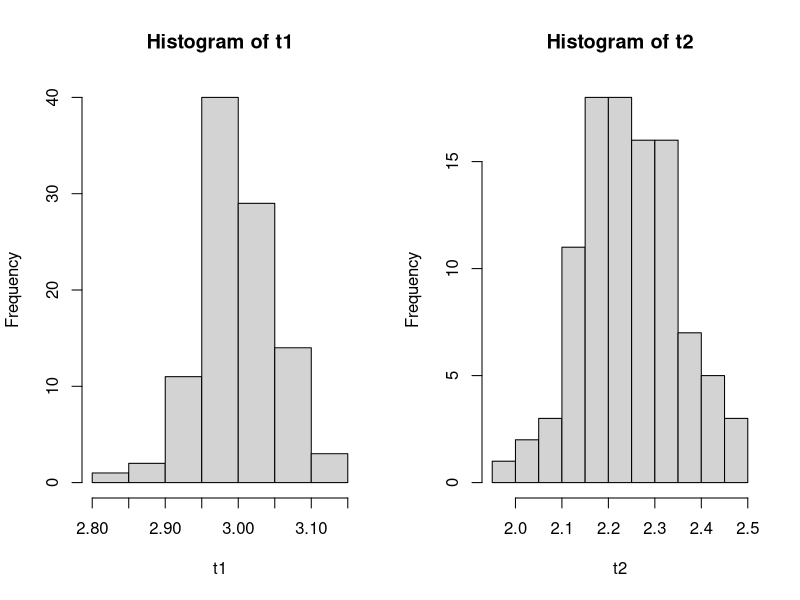
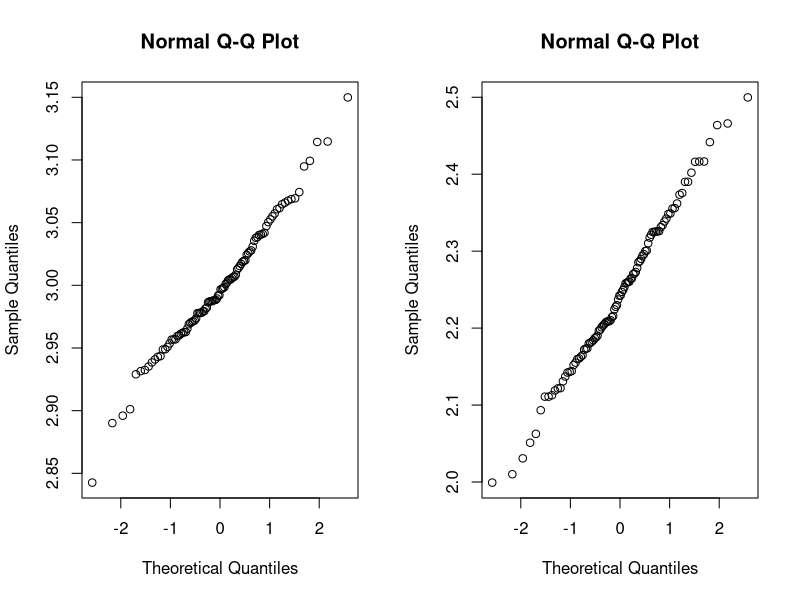
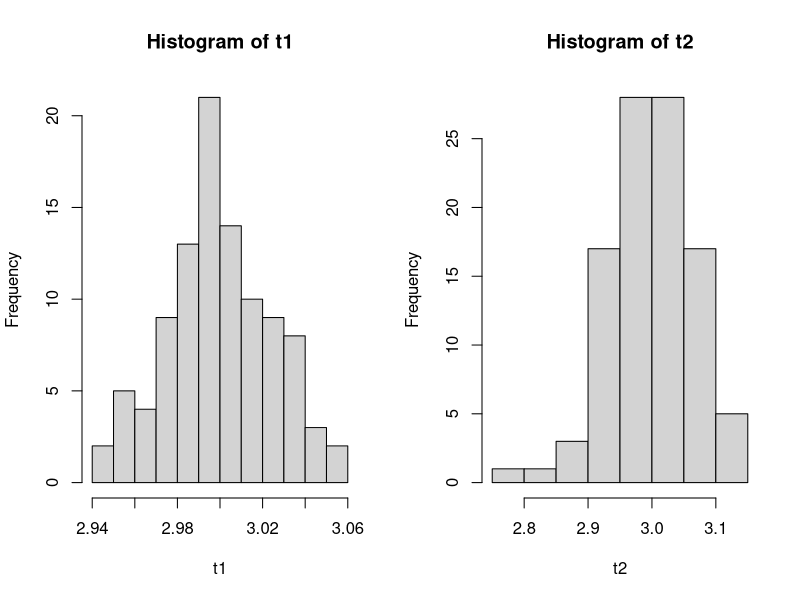
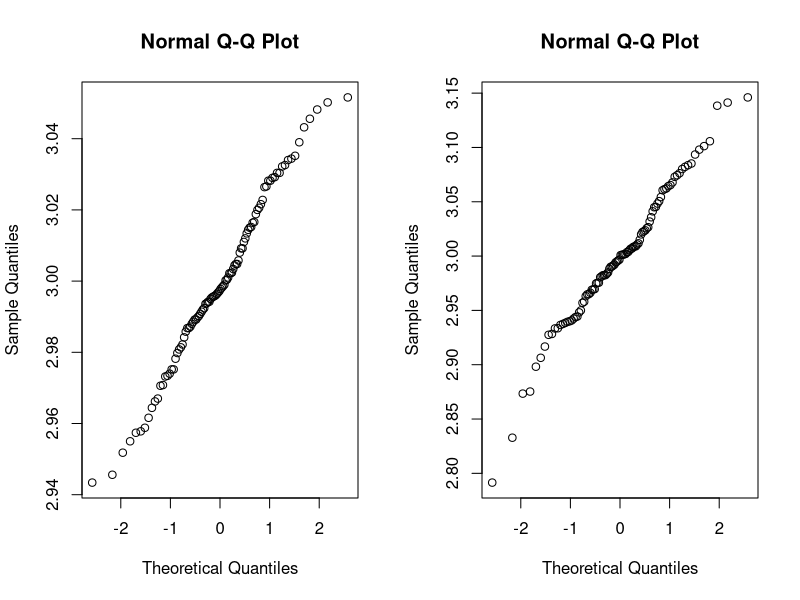
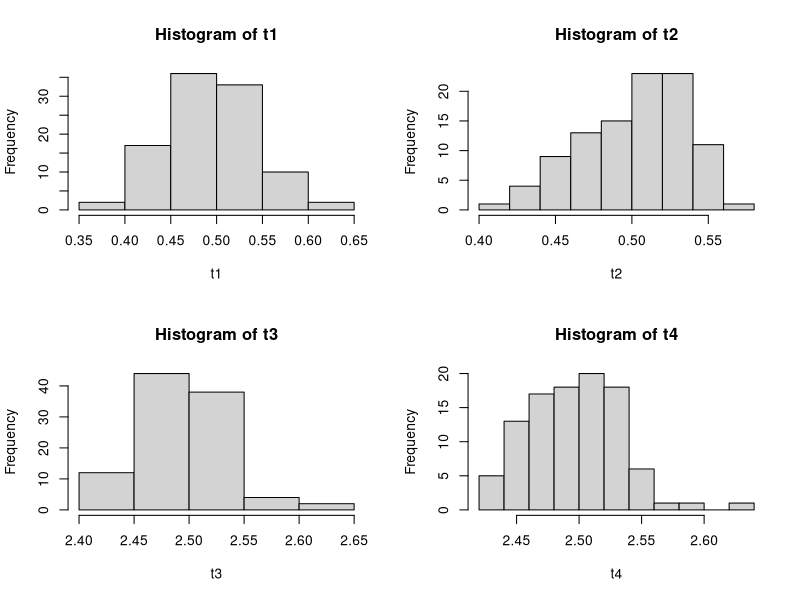
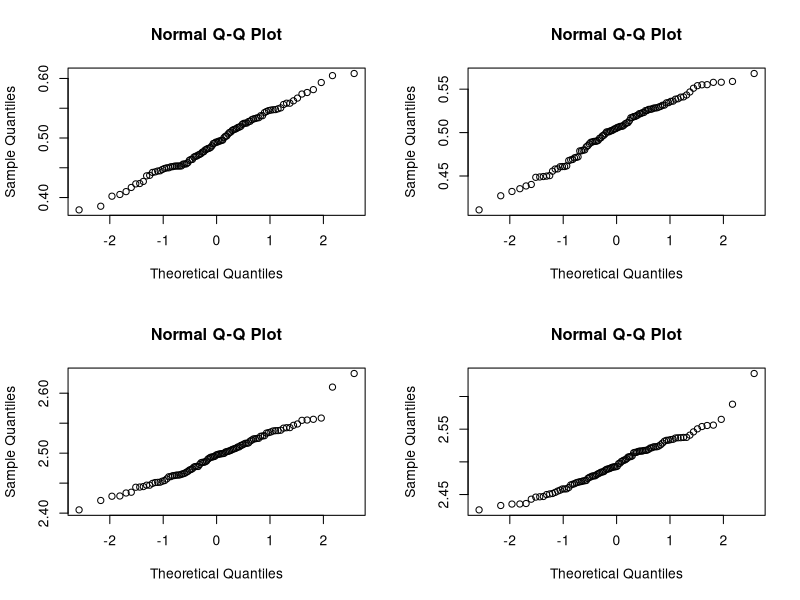
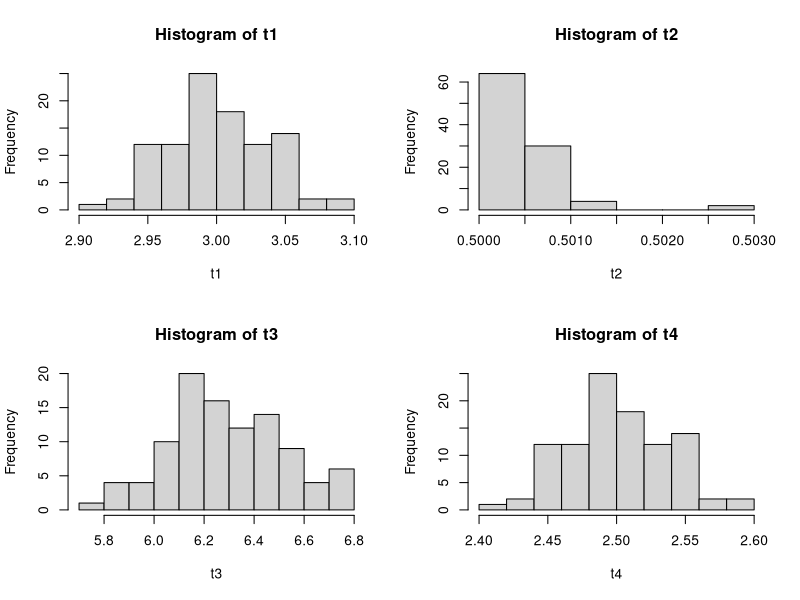
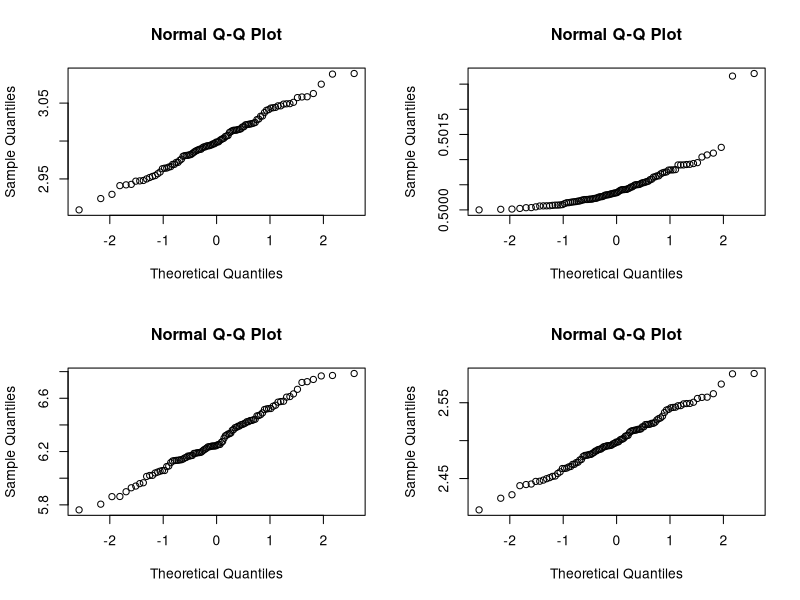

Write the R code that produced these figures, in order.
#Que1 
#simulation study:
mu=3;
sigma=1.5;eps=.1
est_t1_prob=0;est_t2_prob=0;
n=c(10,50,100,500,1000)
for (i in 1:length(n))
{
  x=matrix(rnorm(n[i]*100,mu,sigma),100,n[i])
  t1=apply(x,1,mean)
  t2=apply(x,1,var)
  est_t1_prob[i]=mean(abs(t1-mu)<eps)
  est_t2_prob[i]=mean(abs(t2-sigma^2)<eps)
}
data.frame('sample size'=n,est_t1_prob,est_t2_prob)
par(mfrow=c(1,2))
hist(t1)
hist(t2)
qqnorm(t1);qqnorm(t2);


#Que2
rm(list=ls())
#simulation study:
lambda=3;
eps=0.5
est_t1_prob=0;est_t2_prob=0;
n=c(10,50,100,500,1000,5000)
for (i in 1:length(n))
{
  x=matrix(rpois(n[i]*100,lambda = lambda),100,n[i])
  t1=apply(x,1,mean)
  t2=apply(x,1,var)
  est_t1_prob[i]=mean(abs(t1-lambda)<eps)
  est_t2_prob[i]=mean(abs(t2-lambda)<eps)
}
data.frame('sample size'=n,est_t1_prob,est_t2_prob)
par(mfrow=c(1,2))
hist(t1)
hist(t2)
qqnorm(t1);qqnorm(t2);


#Que3
rm(list=ls())
#simulation study:
sigma=2.5;mu=0.5;
eps=0.5
est_t1_prob=0;est_t2_prob=0;est_t3_prob=0;est_t4_prob=0;
n=c(10,50,100,500,1000,5000)
for (i in 1:length(n))
{
  y=matrix(runif(n[i]*100,0,1),100,n[i])
  x=ifelse(y<=0.5,mu+log(2*y)*sigma,mu-log(2-2*y)*sigma)
  t1=apply(x,1,mean)
  t2=apply(x,1,median)
  m_2=apply(x,1,var)
  t3=sqrt(m_2/2)
  t4=apply(abs(x-t1),1,mean)
  est_t1_prob[i]=mean(abs(t1-mu)<eps)
  est_t2_prob[i]=mean(abs(t2-mu)<eps)
  est_t3_prob[i]=mean(abs(t3-sigma)<eps)
  est_t4_prob[i]=mean(abs(t4-sigma)<eps)
  
}
data.frame('sample size'=n,est_t1_prob,est_t2_prob,est_t3_prob,est_t4_prob)
par(mfrow=c(2,2))
hist(t1);hist(t2);hist(t3);hist(t4)
par(mfrow=c(2,2))
qqnorm(t1);qqnorm(t2);qqnorm(t3);qqnorm(t4);



##Que.4 
rm(list=ls())
#simulation study:
sigma=2.5;mu=0.5;
eps=0.5
est_t1_prob=0;est_t2_prob=0;est_t3_prob=0;est_t4_prob=0;
n=c(10,50,100,500,1000,5000)
for (i in 1:length(n))
{
  y=matrix(runif(n[i]*100,0,1),100,n[i])
  x=mu-sigma*log(1-y)
  t1=apply(x,1,mean)
  t2=apply(x,1,min)
  t3=apply(x,1,var)
  t4=apply(x-t2,1,mean)
  est_t1_prob[i]=mean(abs(t1-mu)<eps)
  est_t2_prob[i]=mean(abs(t2-mu)<eps)
  est_t3_prob[i]=mean(abs(t3-sigma)<eps)
  est_t4_prob[i]=mean(abs(t4-sigma)<eps)
}
data.frame('sample size'=n,est_t1_prob,est_t2_prob,est_t3_prob,est_t4_prob)
par(mfrow=c(2,2))
hist(t1);hist(t2);hist(t3);hist(t4)
par(mfrow=c(2,2))
qqnorm(t1);qqnorm(t2);qqnorm(t3);qqnorm(t4)








